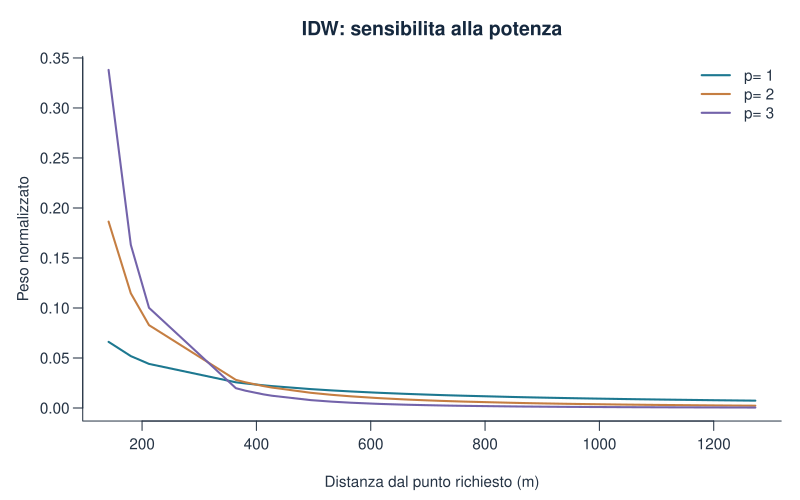

Source code (R):
ordine <- order(r)
stile_grafico()
matplot(r[ordine],pesi[ordine,],type="l",lty=1,col=palette_geo[1:3],lwd=2,
  xlab="Distanza dal punto richiesto (m)",ylab="Peso normalizzato",main="IDW: sensibilita alla potenza")
legend("topright",paste("p=",potenze),col=palette_geo[1:3],lty=1,lwd=2,bty="n")
write.csv(risultato,percorso_risultati("IDW_potenze.csv"),row.names=FALSE)
write.csv(data.frame(id=d$id,distanza_m=r,p1=pesi[,1],p2=pesi[,2],p3=pesi[,3]),
  percorso_risultati("IDW_pesi.csv"),row.names=FALSE)
stopifnot(abs(idw_pred(xy,d$concentrazione,matrix(posizione,nrow=1),2)-q[2])<1e-12)
